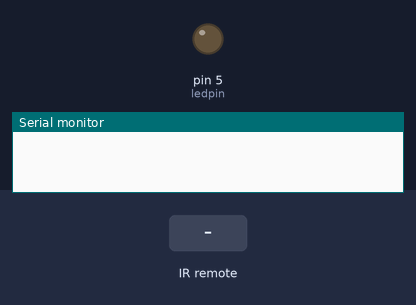
The sketch below on a simulated Arduino Uno, built with avr-gcc and run on an emulated ATmega328P. On the bench: output pins drawn as LEDs (lit = HIGH), the last lines printed to the serial monitor. The inputs (shaded band) are chosen by the test bench.

Above: at 1.2 s.
1.3 s: infrared code 0xA32AB931 received
At 1.9 s:
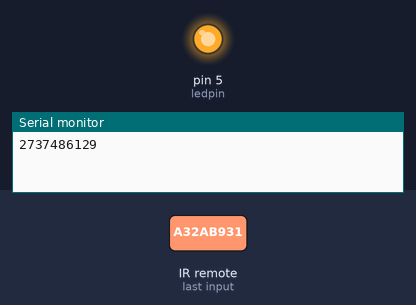
2.8 s: infrared code 0xE0984BB6 received
At 4.5 s:
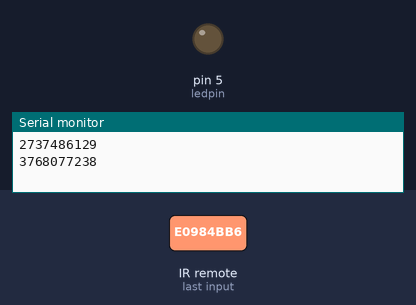
Timing chart, 0 to 6.0 s (numbered marks = the images above; inputs shaded):
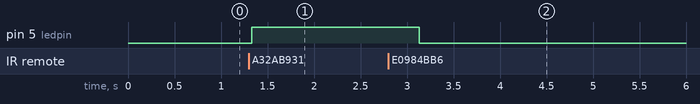

Measured:
- after the input at 1.3 s, pin 5 (ledpin): LOW → HIGH at once
- after the input at 2.8 s, pin 5 (ledpin): HIGH → LOW after 0.33 s

The sketch:

ir1.ino
```cpp
#include <IRremote.h>

int RECV_PIN = 4;
int ledpin = 5;
IRrecv irrecv(RECV_PIN);
decode_results results;

void setup()
{
  Serial.begin(9600);
  irrecv.enableIRIn(); // Start the receiver
  pinMode(ledpin,OUTPUT);
}

void loop() {
  if (irrecv.decode(&results)) {
    Serial.println(results.value);
    delay(30);
   if(results.value==2737486129)
    digitalWrite(ledpin,HIGH);

    delay(300);
   if(results.value==3768077238)
    digitalWrite(ledpin,LOW);
    irrecv.resume(); // Receive the next value
  }
}
```
